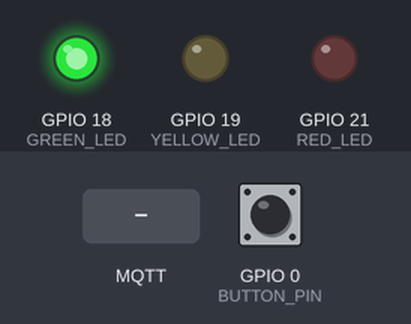
Bench run of a sketch on a simulated ESP32. On the bench: output pins drawn as LEDs (lit = HIGH). The inputs (shaded band) are chosen by the test bench; at power-on: GPIO 0 (BUTTON_PIN) HIGH. WiFi joins after 1.5 s; servers stay silent unless stated; random numbers use the default seed unless the sketch sets one; no MQTT or app messages arrive unless stated; what the sketch prints to the serial monitor is not drawn.

Above: at 3.2 s.
3.3 s: GPIO 0 (BUTTON_PIN) pulled LOW for 1.05 s
8.1 s: MQTT message "1" arrives on the first subscribed topic
At 8.1 s:
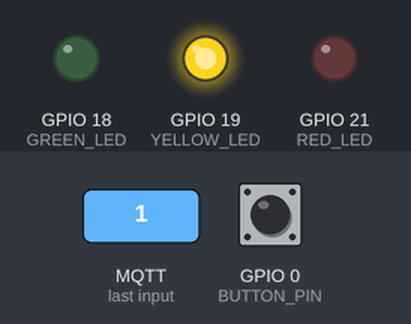
At 9.9 s:
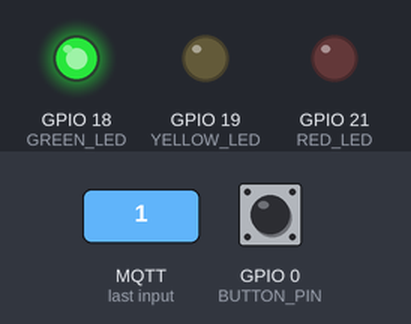
10.5 s: MQTT message "0" arrives on the first subscribed topic
14.3 s: MQTT message "2" arrives on the first subscribed topic
At 31.6 s:
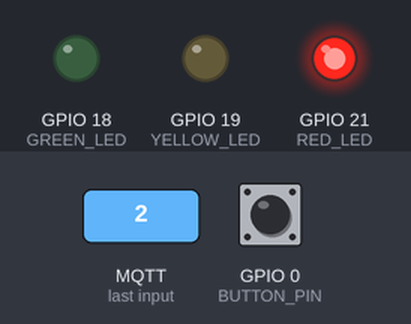
Timing chart, 0 to 43.5 s (numbered marks = the images above; inputs shaded):
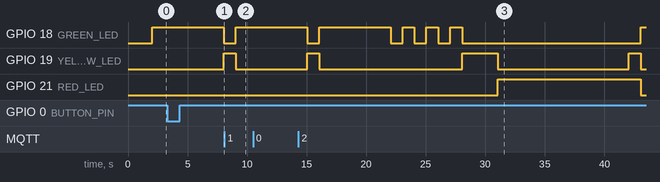

The sketch:

server.ino
```cpp
#include <WiFi.h>
#include <vector>
#include <PubSubClient.h>

#define BUFFER_SIZE 300

const char* ssid = "";
const char* password = "";

const char *mqtt_server = "192.168.181.231";
const int mqtt_port = 1883;

WiFiClient wifi_client;
PubSubClient mqqt_client(wifi_client);

char buffer[BUFFER_SIZE];

const uint8_t BUTTON_PIN = 0;

const uint8_t GREEN_LED = 18;
const uint8_t YELLOW_LED = 19;
const uint8_t RED_LED = 21;

struct TrafficLight
{
  uint8_t g;
  uint8_t y;
  uint8_t r;
};

struct State
{
  std::vector<int> ids;
  std::vector<int> delays;
};

TrafficLight traffic_light = {LOW, LOW, LOW};

State regulated = {
  {1, 0, 1, 0, 1, 0, 1, 2, 3, 4, 3, 4, 3, 4, 5},
  {6000, 1000, 1000, 1000, 1000, 1000, 1000, 3000, 6000, 1000, 1000, 1000, 1000, 1000, 1000, 3000}
  };

State unregulated = {
  {6, 7},
  {1000, 1000}
  };

State* state_ptr = &regulated;
int cur_i = 0;

std::tuple<TrafficLight, TrafficLight> id2state(int id)
{
  switch(id)
  {
    case 0:
      return {TrafficLight{LOW, LOW, LOW}, TrafficLight{LOW, LOW, HIGH}};

    case 1:
      return {TrafficLight{HIGH, LOW, LOW}, TrafficLight{LOW, LOW, HIGH}};

    case 2:
      return {TrafficLight{LOW, HIGH, LOW}, TrafficLight{LOW, HIGH, HIGH}};

    case 3:
      return {TrafficLight{LOW, LOW, HIGH}, TrafficLight{HIGH, LOW, LOW}};

    case 4:
      return {TrafficLight{LOW, LOW, HIGH}, TrafficLight{LOW, LOW, LOW}};

    case 5:
      return {TrafficLight{LOW, HIGH, HIGH}, TrafficLight{LOW, HIGH, LOW}};

    case 6:
      return {TrafficLight{LOW, HIGH, LOW}, TrafficLight{LOW, HIGH, LOW}};

    case 7:
      return {TrafficLight{LOW, LOW, LOW}, TrafficLight{LOW, LOW, LOW}};
  }

  return {TrafficLight{LOW, LOW, LOW}, TrafficLight{LOW, LOW, LOW}};
}

void change_state(int id)
{
  std::tuple<TrafficLight, TrafficLight> state = id2state(id);

  digitalWrite(GREEN_LED, std::get<0>(state).g);
  digitalWrite(YELLOW_LED, std::get<0>(state).y);
  digitalWrite(RED_LED, std::get<0>(state).r);

  traffic_light.g = std::get<1>(state).g;
  traffic_light.y = std::get<1>(state).y;
  traffic_light.r = std::get<1>(state).r;
}

void ICACHE_RAM_ATTR isr()
{
  state_ptr = state_ptr == &regulated ? &unregulated : &regulated;
  cur_i = 0;

  Serial.print("Intersection mode: ");

  if (state_ptr == &regulated)
    Serial.println("regulated");
  else
    Serial.println("unregulated");
}

void callback(char* topic, byte* payload, unsigned int length) {
  isr();
}

void setup()
{
  Serial.begin(115200);

  pinMode(BUTTON_PIN, INPUT_PULLUP);
  attachInterrupt(BUTTON_PIN, isr, RISING);

  pinMode(GREEN_LED, OUTPUT);
  pinMode(YELLOW_LED, OUTPUT);
  pinMode(RED_LED, OUTPUT);

  digitalWrite(GREEN_LED, LOW);
  digitalWrite(YELLOW_LED, LOW);
  digitalWrite(RED_LED, LOW);

  Serial.println("");
  Serial.print("Connecting to ");
  Serial.print(ssid);

  WiFi.begin(ssid, password);

  while (WiFi.status() != WL_CONNECTED)
  {
    delay(500);
    Serial.print(".");
  }

  Serial.println("");
  Serial.println("WiFi connected.");
  Serial.print("IP address: ");
  Serial.println(WiFi.localIP());
  Serial.println("");

  Serial.print("Connecting to MQTT server");
  mqqt_client.setServer(mqtt_server, 1883);

  String clientId = "ESP32Client-";
  clientId += String(random(0xffff), HEX);

  while (!mqqt_client.connected())
  {
    mqqt_client.connect(clientId.c_str());
    Serial.print(".");
    delay(500);
  }

  mqqt_client.setCallback(callback);
  mqqt_client.subscribe("/switch");

  Serial.println("");
  Serial.println("Connected!");
}

void loop()
{
  mqqt_client.loop();

  int id = cur_i++ % (state_ptr->ids).size();
  change_state(state_ptr->ids[id]);

  String msg("{");

  msg += String("\"green\":") + String(traffic_light.g);
  msg += String(",\"yellow\":") + String(traffic_light.y);
  msg += String(",\"red\":") + String(traffic_light.r);
  msg += String("}");

  snprintf(buffer, BUFFER_SIZE, "%s", msg.c_str());
  mqqt_client.publish("/traffic_light", buffer);

  delay(state_ptr->delays[id]);
}
```

Measured:
- after the input at 3.3 s, GPIO 19 (YELLOW_LED): LOW → HIGH after 4.8 s
- after the input at 8.1 s, GPIO 18 (GREEN_LED): LOW → HIGH after 0.96 s
- after the input at 10.5 s, every drawn part: stays the same
- after the input at 14.3 s, GPIO 21 (RED_LED): LOW → HIGH after 16.8 s, → LOW 12.0 s later
